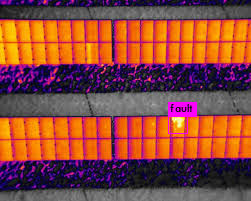
#> input picture Coursework2_Chung_Luu/predictions.jpg, 251 x 201 px; its folder holds only this picture in this run
$ jupyter execute --allow-errors coursework_2.ipynb   (shell and % lines are left out)
#> lines starting #> are read from the running program, lines starting #| are printed output that depends on the picture
[cell 1]
from google.colab import drive

#> (the rest of this cell did not finish here and is left out)

[cell 2]
import os

path = "/content/gdrive/My Drive"
os.chdir(path)

[cell 3]
%cd Coursework2_Chung_Luu


# phân quyền execute module darknet

[cell 4]
import glob2
import numpy as np

all_files = []
#> (the rest of this cell did not finish here and is left out)

[cell 5]
# Create obj.names config file

[cell 6]
# Config obj.data config file

[cell 7]
os.path.exists("obj.data")
os.path.exists("yolov3-1c-100-max-steps.cfg")

[cell 8]
#download files
def imShow(path):
#> called with path = 'predictions.jpg'
  import cv2
  import matplotlib.pyplot as plt
  %matplotlib inline

  image = cv2.imread(path)
#> image is the input picture: shape (201, 251, 3); mean B, G, R 58.6, 72.6, 138.9
  height, width = image.shape[:2]
#> height = 201; width = 251
  resized_image = cv2.resize(image,(3*width, 3*height), interpolation = cv2.INTER_CUBIC)
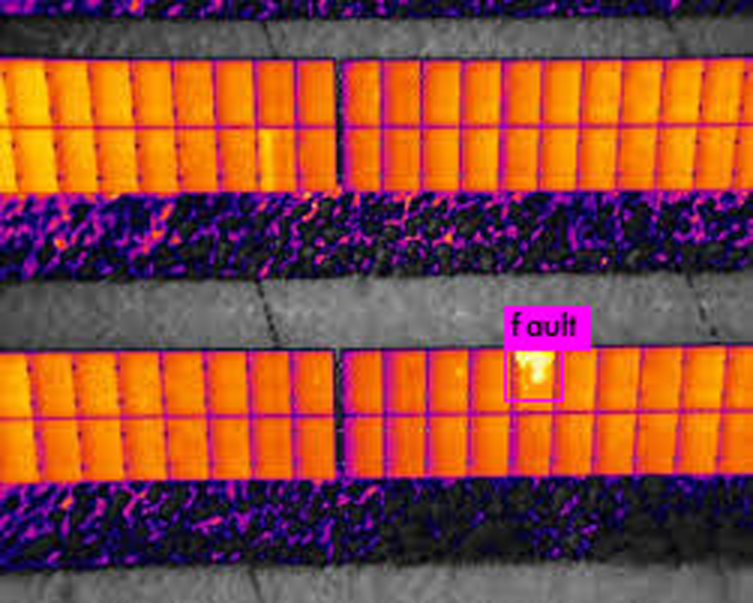
#> resized_image: shape (603, 753, 3); mean B, G, R 58.7, 72.7, 138.9

  fig = plt.gcf()
  fig.set_size_inches(18, 10)
  plt.axis("off")
  #plt.rcParams['figure.figsize'] = [10, 5]
  plt.imshow(cv2.cvtColor(resized_image, cv2.COLOR_BGR2RGB))
  plt.show()


def upload():
  from google.colab import files
  uploaded = files.upload()
  for name, data in uploaded.items():
    with open(name, 'wb') as f:
      f.write(data)
      print ('saved file', name)

def download(path):
  from google.colab import files
  files.download(path)

[cell 9]

imShow('predictions.jpg')

[cell 10]

imShow('predictions.jpg')

[cell 11]

imShow('predictions.jpg')

[cell 12]

imShow('predictions.jpg')
